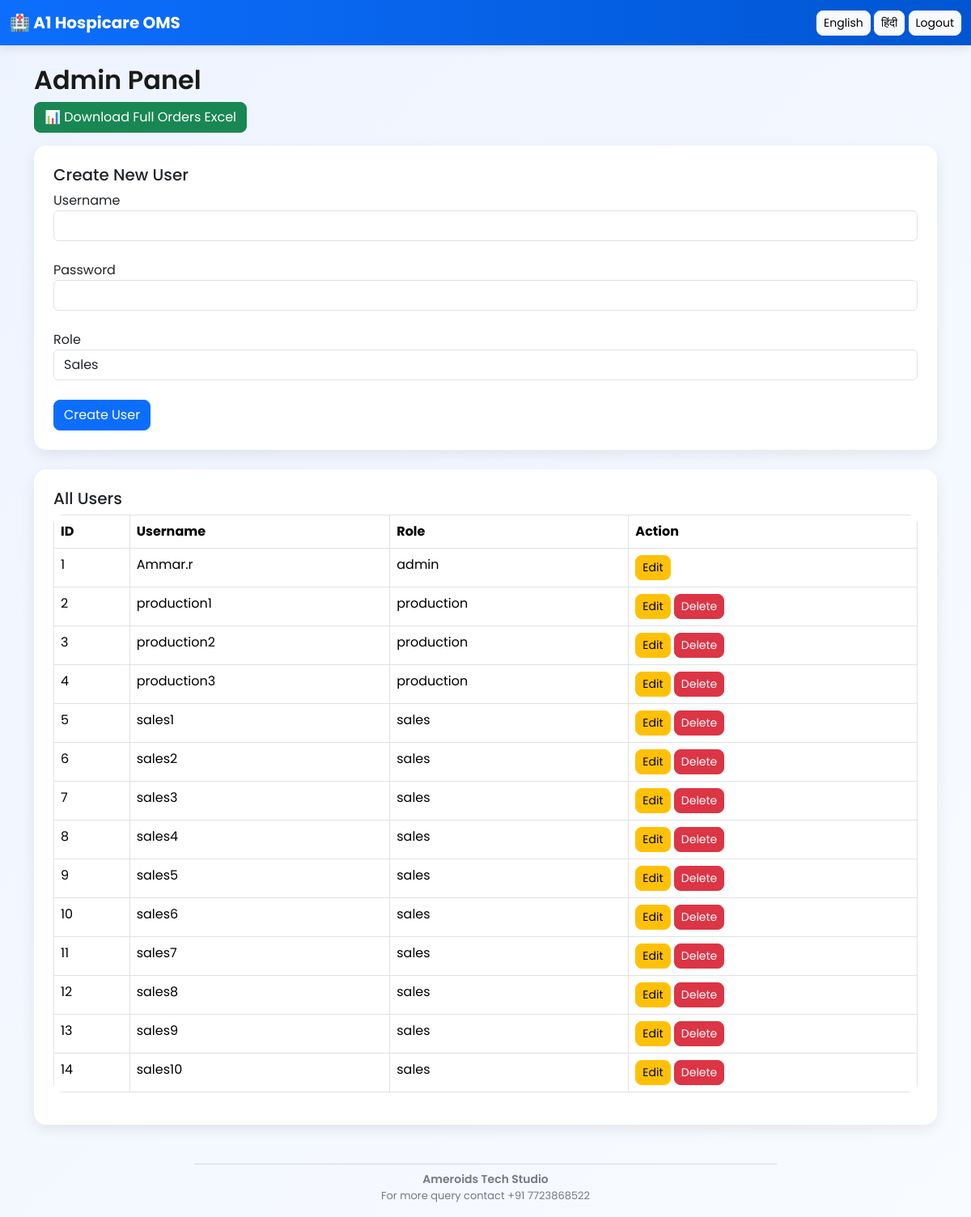
The page /admin (signed in) on the database its author committed.
### models_new.py (models this page shows)
class User(UserMixin, db.Model):
    id = db.Column(db.Integer, primary_key=True)
    username = db.Column(db.String(100), unique=True, nullable=False)
    password = db.Column(db.String(200), nullable=False)
    role = db.Column(db.String(50), nullable=False)

### app.py (the view, shortened to what this page needs)
@app.route("/admin", methods=["GET", "POST"])
@login_required
def admin_dashboard():
    if current_user.role != "admin":
        return redirect(url_for("login"))
    users = User.query.all()
    return render_template("admin_dashboard.html", users=users)

### app.py (called while the page is built)
@app.context_processor
def inject_translations():
    lang = session.get("lang", "en")
    return dict(translations=translations, lang=lang)

@login_manager.user_loader
def load_user(user_id):
    return User.query.get(int(user_id))

### templates/admin_dashboard.html (shortened to what this page needs)
{% extends "base.html" %}
{% block content %}
<h2>Admin Panel</h2>
<a href="/export_orders" class="btn btn-success mb-3">
📊 Download Full Orders Excel
</a>
<div class="card p-4 mb-4">
<h5>Create New User</h5>
<form method="POST">
<label>Username</label>
<input class="form-control" name="username" required>
<br>
<label>Password</label>
<input class="form-control" name="password" required>
<br>
<label>Role</label>
<select class="form-control" name="role" required>
    <option value="sales">Sales</option>
</select>
<br>
<button class="btn btn-primary">Create User</button>
</form>
</div>
<div class="card p-4">
<h5>All Users</h5>
<table class="table table-bordered">
<tr>
<th>ID</th>
<th>Username</th>
<th>Role</th>
<th>Action</th>
</tr>
{% for user in users %}
<tr>
<td>{{ user.id }}</td>
<td>{{ user.username }}</td>
<td>{{ user.role }}</td>
<td>
<a href="/edit_user/{{ user.id }}" class="btn btn-warning btn-sm">Edit</a>
{% if user.username != current_user.username %}
<a href="/delete_user/{{ user.id }}" class="btn btn-danger btn-sm">
Delete
</a>
{% endif %}
</td>
</tr>
{% endfor %}
</table>
</div>
{% endblock %}

### templates/base.html (shortened to what this page needs)
<!DOCTYPE html>
<html lang="en">
<head>
<link href="https://cdn.jsdelivr.net/npm/bootstrap@5.3.2/dist/css/bootstrap.min.css" rel="stylesheet">
</head>
<body>
<nav class="navbar navbar-dark">
<div class="container-fluid">
<span class="navbar-brand fw-bold">
🏥 A1 Hospicare OMS
</span>
<div>
<a href="/set_language/en" class="btn btn-light btn-sm">English</a>
<a href="/set_language/hi" class="btn btn-light btn-sm">हिंदी</a>
{% if current_user.is_authenticated %}
<a href="/logout" class="btn btn-light btn-sm">Logout</a>
{% endif %}
</div>
</div>
</nav>
<div class="container mt-4">
{% block content %}{% endblock %}
</div>
<footer class="text-center mt-5 mb-3" style="opacity:0.6; font-size:14px;">
    <hr style="width:60%; margin:auto;">
    <p class="mt-2 mb-0 fw-semibold">
        Ameroids Tech Studio
    </p>
    <p style="font-size:13px;">
        For more query contact +91 7723868522
    </p>
</footer>
</body>
</html>

### templates/base.html (style rules this page uses)
body { font-family: 'Poppins', sans-serif; background: linear-gradient(135deg, #eef4ff, #f8fbff); }
.navbar { background: linear-gradient(90deg, #0d6efd, #0056d2); box-shadow: 0 3px 12px rgba(0,0,0,0.1); }
.card { border-radius: 15px; border: none; box-shadow: 0 6px 18px rgba(0,0,0,0.08); transition: 0.3s ease; }
.table { border-radius: 12px; overflow: hidden; }
.btn { border-radius: 8px; transition: 0.2s ease; }
h2 { font-weight: 600; color: #1a1a1a; }

### rows shown on the page
User: id "1", username "Ammar.r", role "admin"
User: id "2", username "production1", role "production"
User: id "3", username "production2", role "production"
User: id "4", username "production3", role "production"
User: id "5", username "sales1", role "sales"
User: id "6", username "sales2", role "sales"
User: id "7", username "sales3", role "sales"
User: id "8", username "sales4", role "sales"
User: id "9", username "sales5", role "sales"
User: id "10", username "sales6", role "sales"
User: id "11", username "sales7", role "sales"
User: id "12", username "sales8", role "sales"
User: id "13", username "sales9", role "sales"
User: id "14", username "sales10", role "sales"
